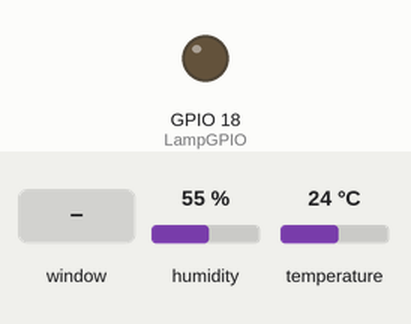
Simulated run of this program. Board: Raspberry Pi (BCM pin numbers). Shown: output pins drawn as LEDs (lit = HIGH). The test bench sets the inputs (shaded band); at power-on: humidity 55 %, temperature 24 °C. The desktop window is not drawn, its controls go by their first labels and the mouse button is held 0.15 s.

Above: at 2.2 s.
2.3 s: control labelled "ON/OFF" in the window clicked
At 3.13 s:
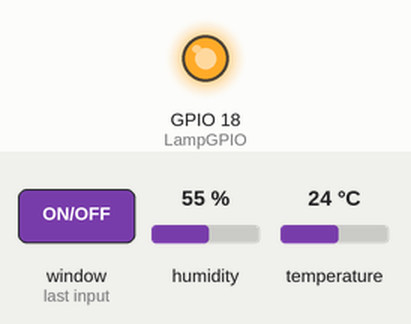
Timing chart, 0 to 5.3 s (numbered marks = the images above; inputs shaded):
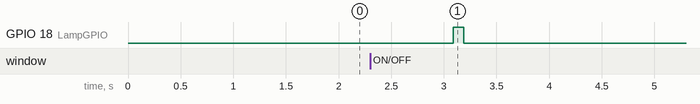

Measured:
- after the input at 2.3 s, GPIO 18 (LampGPIO): LOW → HIGH after 0.79 s, → LOW 0.10 s later

The program:

control.py
```python
#!/usr/bin/python
#==========================================================================
#This is a demo for raspberry pi project
#The Pi has a humidity/temperature sensor, motion sensor, wireless lamp
#control.
#==========================================================================

import RPi.GPIO as GPIO
import time
import smbus
import time
from Tkinter import *

root = Tk()
root.title("TeamMontreal")
#maximize the root window
w, h = root.winfo_screenwidth(), root.winfo_screenheight()
root.geometry("%dx%d+0+0" % (w, h))

#define GPIO number
LampGPIO = 18
MotionSensor = 17
varTemp = StringVar()
varHumidity = StringVar()

#initialize for motion sensor
varMotion = StringVar()
varMotion.set("Motion Non")
motionPreState = False
motionCurState = False

#=========================================================
def ControlLamp():
    """
    Lamp control function.
    """
    GPIO.output(LampGPIO, True)
    time.sleep(0.1)
    GPIO.output(LampGPIO,False)

def TempHumidityUpdate(label):
    """
    Temperature and Humidity sensor update function.
    """
    # Get I2C bus
    bus = smbus.SMBus(1)
    #SI7006_A20 address, 0x40(64)
    #0xF5(245)	Select Relative Humidity NO HOLD MASTER mode
    bus.write_byte(0x40, 0xF5)
    time.sleep(0.5)
    #SI7006_A20 address, 0x40(64)
    #Read data back, 2 bytes, Humidity MSB first
    data0 = bus.read_byte(0x40)
    data1 = bus.read_byte(0x40)

    # Convert the data
    humidity = (125.0 * (data0 * 256.0 + data1) / 65536.0) - 6.0

    # SI7006_A20 address, 0x40(64)
    #0xF3(243)	Select temperature NO HOLD MASTER mode
    bus.write_byte(0x40, 0xF3)

    time.sleep(0.5)
    # SI7006_A20 address, 0x40(64)
    # Read data back, 2 bytes, Temperature MSB first
    data0 = bus.read_byte(0x40)
    data1 = bus.read_byte(0x40)

    #Convert the data
    cTemp = (175.72 * (data0 * 256.0 + data1) / 65536.0) - 46.85
    fTemp = cTemp * 1.8 + 32
    varTemp.set("Temperature: %.2f C" %cTemp)
    varHumidity.set("Humidity: %.2f" %humidity)
    label.after(1000, TempHumidityUpdate,(label))

def MotionUpdate(label):
    global motionCurState
    motionPreState = motionCurState
    motionCurState = GPIO.input(MotionSensor)
    if motionCurState != motionPreState:
        new_state = "Motion Detected" if motionCurState else "Motion Non"
        varMotion.set(new_state)
            #print("GPIO pin %s is %s" % (MotionSensor, new_state))
    label.after(1000, MotionUpdate,(label))

if __name__ == '__main__':
 #Motion Sensor
    GPIO.setmode(GPIO.BCM)
    GPIO.setup(MotionSensor, GPIO.IN, GPIO.PUD_DOWN)

    labelMotion = Label(root, textvariable = varMotion,fg="green",height=2)
    labelMotion.pack(side=TOP)
    labelMotion.config(font=16)
    MotionUpdate(labelMotion)

    labelTemp = Label(root, textvariable = varTemp,fg="red",height=2)
    labelTemp.pack(side=TOP)
    labelTemp.config(font=16)

    labelHumidity = Label(root, textvariable = varHumidity,fg="blue",height=2)
    labelHumidity.pack(side=TOP)
    labelHumidity.config(font=16)

    TempHumidityUpdate(labelTemp)

    GPIO.setmode(GPIO.BCM)
    GPIO.setup(LampGPIO, GPIO.OUT)

    button = Button(root, text='ON/OFF', width=50,height = 20, command=ControlLamp)
    button.config(font=16)
    button.pack(side=BOTTOM)
    root.mainloop()
    
```
